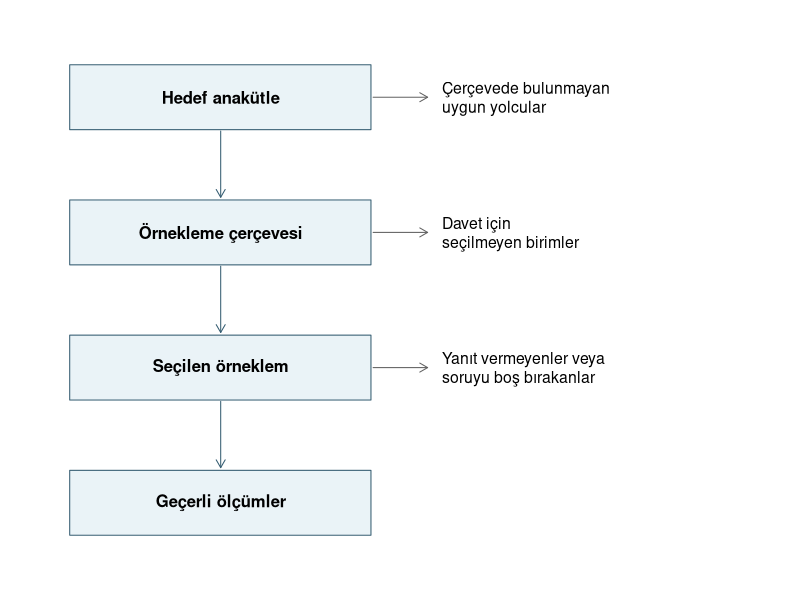
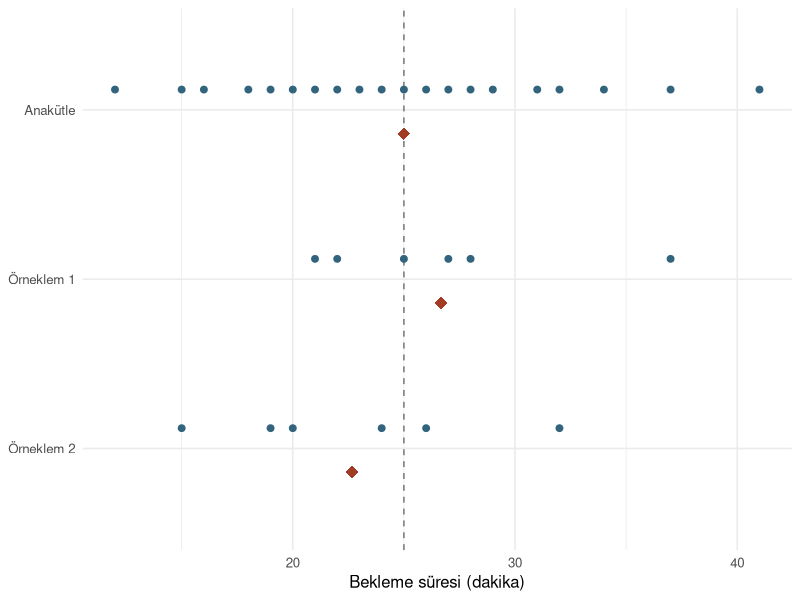
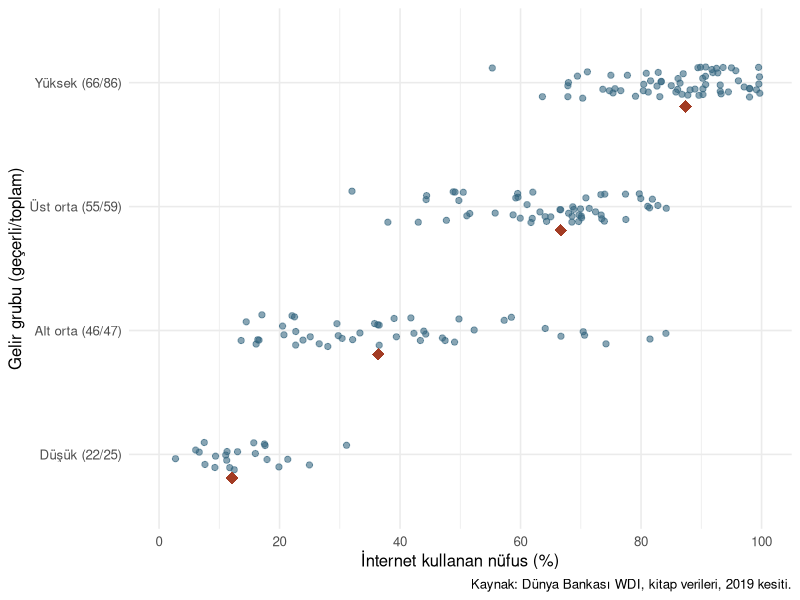

These charts were generated, in order, by the following R code:
## ---- chunk 1
#| label: fig-thinking-frame
#| echo: false
#| fig-width: 8
#| fig-height: 4.7
#| fig-cap: "Planlı bir anketin kapsam ve seçim aşamaları. Çerçeve kutusu, liste uygunluk ve tekillik açısından denetlendikten sonraki durumu gösterir."
#| fig-alt: "Hedef anakütleden çerçeveye, çerçeveden davet edilen örnekleme ve geçerli ölçümlere inen dört kutu. Yan dallar sırasıyla liste dışında kalan yolcuları, davet edilmeyen birimleri ve yanıtsızlık ya da boş maddeyi gösterir."

par(mar = rep(0.4, 4))
plot.new()
plot.window(xlim = c(0, 10), ylim = c(0, 8))
asama_y <- c(7, 5, 3, 1)
asama <- c("Hedef anakütle", "Örnekleme çerçevesi",
           "Seçilen örneklem", "Geçerli ölçümler")
yan_dal <- c("Çerçevede bulunmayan\nuygun yolcular",
             "Davet için\nseçilmeyen birimler",
             "Yanıt vermeyenler veya\nsoruyu boş bırakanlar")
rect(0.45, asama_y - 0.48, 4.6, asama_y + 0.48,
     col = "#EAF3F7", border = "#335B70")
text(2.53, asama_y, asama, font = 2)
arrows(2.53, asama_y[-4] - 0.5, 2.53, asama_y[-1] + 0.52,
       length = 0.09, col = "#335B70")
arrows(4.63, asama_y[-4], 5.38, asama_y[-4],
       length = 0.09, col = "#606060")
text(5.58, asama_y[-4], yan_dal, adj = c(0, 0.5), cex = 0.95)
## ---- chunk 2
#| label: thinking-sampling

library(dplyr)
library(ggplot2)
library(readr)

bekleme <- c(12, 15, 16, 18, 19, 20, 21, 22, 23, 24,
             25, 26, 27, 28, 29, 31, 32, 34, 37, 41)

set.seed(51)
birinci <- sample.int(length(bekleme), size = 6)
ikinci <- sample.int(length(bekleme), size = 6)

sureler <- list(Anakütle = bekleme,
                "Örneklem 1" = bekleme[birinci],
                "Örneklem 2" = bekleme[ikinci])
ortalamalar <- vapply(sureler, mean, numeric(1))
round(ortalamalar, 2)
## ---- chunk 3
#| label: fig-thinking-samples
#| fig-width: 8
#| fig-height: 3.4
#| fig-cap: "Bilinen yapay anakütle ve ondan ayrı ayrı seçilen iki örneklem. Düşey kesikli çizgi anakütle ortalamasını, baklavalar grup ortalamalarını gösterir."
#| fig-alt: "Aynı dakika ekseninde anakütlenin 20 ve her örneklemin 6 noktası var. İki örneklem ortalaması, 25 dakikalık anakütle ortalamasının iki yanında kalıyor."

grup_duzeyleri <- rev(names(sureler))
gozlemler <- stack(sureler) |>
  mutate(ind = factor(ind, levels = grup_duzeyleri))
ortalamalar_df <- data.frame(
  ind = factor(names(ortalamalar), levels = grup_duzeyleri),
  values = unname(ortalamalar)
)

ggplot(gozlemler, aes(x = values, y = ind)) +
  geom_vline(xintercept = ortalamalar[1], linetype = "dashed",
             colour = "grey45") +
  geom_point(position = position_nudge(y = 0.12), size = 2,
             colour = "#33647E") +
  geom_point(data = ortalamalar_df, position = position_nudge(y = -0.14),
             shape = 18, size = 4, colour = "#A33C24") +
  labs(x = "Bekleme süresi (dakika)", y = NULL) +
  theme_minimal(base_size = 12)
## ---- chunk 4
#| label: thinking-wdi-scope

ulkeler <- read_csv("data/countries.csv", show_col_types = FALSE) |>
  filter(year == 2019)
sozluk <- read_csv("data/indicator_dictionary.csv", show_col_types = FALSE)
internet_tanimi <- sozluk |>
  filter(indicator == "internet_users_pct") |>
  select(wdi_code, unit, description)

stopifnot(nrow(ulkeler) > 0, !anyNA(ulkeler$country_code),
          !anyDuplicated(ulkeler$country_code), nrow(internet_tanimi) == 1)
knitr::kable(internet_tanimi)

kapsam <- ulkeler |>
  summarise(toplam = n(),
            gecerli = sum(!is.na(internet_users_pct)),
            eksik = toplam - gecerli)
knitr::kable(kapsam, col.names = c("Toplam ekonomi", "Geçerli", "Eksik"))
## ---- chunk 5
#| label: thinking-wdi-summary

gelir_duzeyi <- c("Low income", "Lower middle income",
                  "Upper middle income", "High income")
gelir_adi <- c("Düşük", "Alt orta", "Üst orta", "Yüksek")

ulkeler <- ulkeler |>
  mutate(gelir = factor(income_group, levels = gelir_duzeyi,
                        labels = gelir_adi))

gelir_ozet <- ulkeler |>
  group_by(gelir, .drop = FALSE) |>
  summarise(toplam = n(),
            gecerli = sum(!is.na(internet_users_pct)),
            eksik = toplam - gecerli,
            medyan = median(internet_users_pct, na.rm = TRUE),
            .groups = "drop")

knitr::kable(
  gelir_ozet, digits = 2, format.args = list(decimal.mark = ","),
  col.names = c("Gelir grubu", "Toplam", "Geçerli", "Eksik", "Medyan (%)")
)
## ---- chunk 6
#| label: fig-thinking-wdi
#| fig-width: 8.6
#| fig-height: 4
#| fig-cap: "2019 WDI kesitinde gelir grubuna göre internet kullanımı. Küçük noktalar geçerli ülke/ekonomi değerleri, baklavalar grup medyanlarıdır. Eksen etiketleri geçerli/toplam kayıt sayısını verir."
#| fig-alt: "Dört gelir grubundaki ülke yüzdeleri ortak eksende gösteriliyor. Medyan düşük gelir grubunda yaklaşık yüzde 12, yüksek gelir grubunda yüzde 87. Grup içi değerler değişiyor ve bazı grupların değerleri örtüşüyor."

gelir_etiketi <- setNames(
  paste0(gelir_ozet$gelir, " (", gelir_ozet$gecerli, "/",
         gelir_ozet$toplam, ")"),
  gelir_ozet$gelir
)
internet_gozlemleri <- ulkeler |>
  filter(!is.na(internet_users_pct))

ggplot(internet_gozlemleri, aes(x = internet_users_pct, y = gelir)) +
  geom_point(
    position = position_jitter(width = 0, height = 0.13, seed = 51),
    alpha = 0.58, size = 1.8, colour = "#33647E"
  ) +
  geom_point(
    data = filter(gelir_ozet, gecerli > 0),
    aes(x = medyan, y = gelir),
    inherit.aes = FALSE, shape = 18, size = 4, colour = "#A33C24",
    position = position_nudge(y = -0.19)
  ) +
  scale_x_continuous(breaks = seq(0, 100, 20), limits = c(0, 100)) +
  scale_y_discrete(labels = gelir_etiketi) +
  labs(x = "İnternet kullanan nüfus (%)",
       y = "Gelir grubu (geçerli/toplam)",
       caption = "Kaynak: Dünya Bankası WDI, kitap verileri, 2019 kesiti.") +
  theme_minimal(base_size = 12)
## ---- chunk 7
#| label: thinking-solution-sampling

set.seed(82)
ornek_a <- sample(bekleme, size = 10)
ornek_b <- sample(bekleme, size = 10)
round(c(anakutle = mean(bekleme),
        ornek_a = mean(ornek_a),
        ornek_b = mean(ornek_b)), 2)
